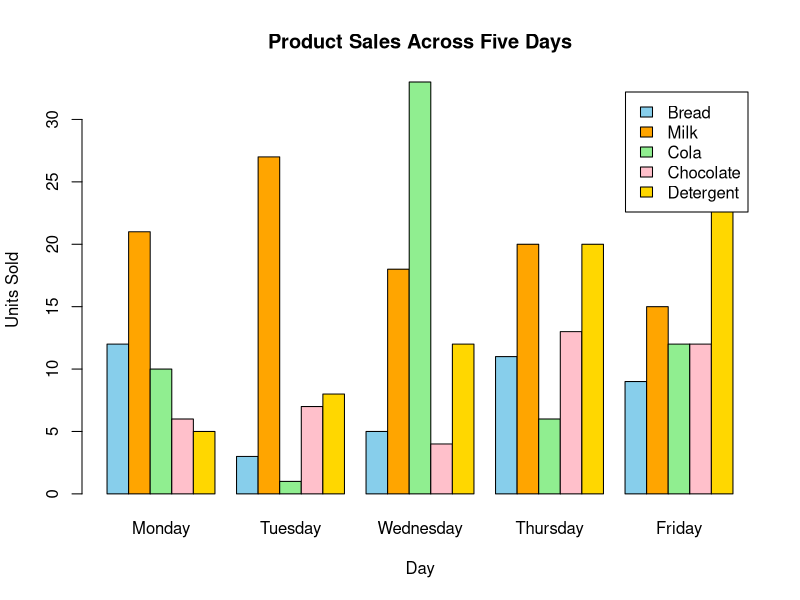

The R source for this figure:
bread <- c(12, 3, 5, 11, 9)
milk <- c(21, 27, 18, 20, 15)
cola <- c(10, 1, 33, 6, 12)
chocolate <- c(6, 7, 4, 13, 12)
detergent <- c(5, 8, 12, 20, 23)


sales <- data.frame(
  Bread = bread,
  Milk = milk,
  Cola = cola,
  Chocolate = chocolate,
  Detergent = detergent,
  row.names = c("Monday", "Tuesday", "Wednesday",
                "Thursday", "Friday")
)

print(sales)

barplot(
  t(as.matrix(sales)),
  beside = TRUE,
  main = "Product Sales Across Five Days",
  xlab = "Day",
  ylab = "Units Sold",
  col = c("skyblue", "orange", "lightgreen", "pink", "gold"),
  legend.text = TRUE,
  names.arg = rownames(sales)
)
